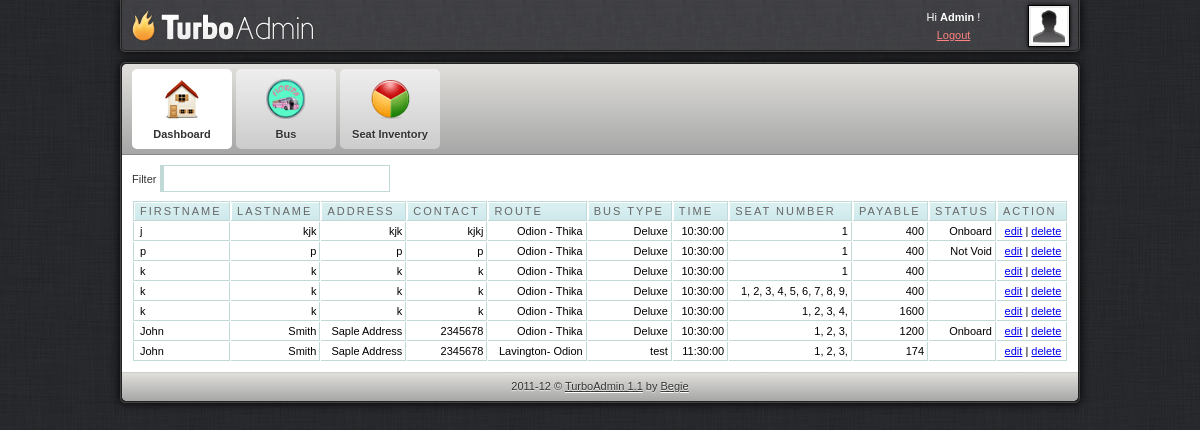
Screenshot of /admin/dashboard.php (signed in) with the database file from the repository.
### tables this page shows
CREATE TABLE `customer` (
  `id` int(11) NOT NULL,
  `fname` varchar(30) NOT NULL,
  `lname` varchar(30) NOT NULL,
  `contact` varchar(20) NOT NULL,
  `address` varchar(300) NOT NULL,
  `bus` varchar(30) NOT NULL,
  `transactionum` varchar(10) NOT NULL,
  `payable` varchar(11) NOT NULL,
  `status` varchar(100) NOT NULL,
  `setnumber` varchar(100) NOT NULL
);

CREATE TABLE `route` (
  `id` int(11) NOT NULL,
  `route` varchar(300) NOT NULL,
  `price` varchar(30) NOT NULL,
  `numseats` int(30) NOT NULL,
  `type` varchar(300) NOT NULL,
  `time` time NOT NULL
);

CREATE TABLE `reserve` (
  `id` int(11) NOT NULL,
  `date` varchar(11) NOT NULL,
  `bus` varchar(11) NOT NULL,
  `seat_reserve` varchar(11) NOT NULL,
  `transactionnum` varchar(10) NOT NULL,
  `seat` varchar(100) NOT NULL
);

### admin/dashboard.php (the view, shortened to what this page needs)
<html>
<head>
<link href="css/style.css" rel="stylesheet" type="text/css" />
<link rel="stylesheet" href="febe/style.css" type="text/css" media="screen" charset="utf-8">
<link href="src/facebox.css" media="screen" rel="stylesheet" type="text/css" />
</head>
<body>
	<div id="container">
		<div id="adminbar-outer" class="radius-bottom">
			<div id="adminbar" class="radius-bottom">
				<a id="logo" href="dashboard.php"></a>
				<div id="details">
					<a class="avatar" href="javascript: void(0)">
					<img width="36" height="36" alt="avatar" src="img/avatar.jpg">
					</a>
					<div class="tcenter">
					Hi
					<strong>Admin</strong>
					!
					<br>
					<a class="alightred" href="../index.php">Logout</a>
					</div>
				</div>
			</div>
		</div>
		<div id="panel-outer" class="radius" style="opacity: 1;">
			<div id="panel" class="radius">
				<ul class="radius-top clearfix" id="main-menu">
					<li>
						<a class="active" href="dashboard.php">
							<img alt="Dashboard" src="img/m-dashboard.png">
							<span>Dashboard</span>
						</a>
					</li>
					<li>
						<a href="route.php">
							<img alt="Statistics" src="img/m-custom.png">
							<span>Bus</span>
						</a>
					</li>
					<li>
						<a href="setinventory.php">
							<img alt="Statistics" src="img/m-statistics.png">
							<span>Seat Inventory</span>
						</a>
					</li>
				</ul>
				<div id="content" class="clearfix">
					<label for="filter">Filter</label> <input type="text" name="filter" value="" id="filter" />
					<table cellpadding="1" cellspacing="1" id="resultTable">
						<thead>
							<tr>
								<th  style="border-left: 1px solid #C1DAD7"> Firstname </th>
								<th> Lastname </th>
								<th> Address </th>
								<th> Contact </th>
								<th> Route </th>
								<th> Bus Type </th>
								<th> Time </th>
								<th> Seat Number </th>
								<th> Payable </th>
								<th> Status </th>
								<th> Action </th>
							</tr>
						</thead>
						<tbody>
						<?php
							include('../db.php');
							$result = mysqli_query($conn,"SELECT * FROM customer");
							while($row = mysqli_fetch_array($result))
								{
									echo '<tr class="record">';
									echo '<td style="border-left: 1px solid #C1DAD7;">'.$row['fname'].'</td>';
									echo '<td><div align="right">'.$row['lname'].'</div></td>';
									echo '<td><div align="right">'.$row['address'].'</div></td>';
									echo '<td><div align="right">'.$row['contact'].'</div></td>';
									$rrad=$row['bus'];
									$dddd=$row['transactionum'];
									$results = mysqli_query($conn,"SELECT * FROM route WHERE id='$rrad'");
									while($rows = mysqli_fetch_array($results))
										{
									echo '<td><div align="right">'.$rows['route'].'</div></td>';
									echo '<td><div align="right">'.$rows['type'].'</div></td>';
									echo '<td><div align="right">'.$rows['time'].'</div></td>';
										}
									$resulta = mysqli_query($conn,"SELECT * FROM reserve WHERE transactionnum='$dddd'");
									while($rowa = mysqli_fetch_array($resulta))
										{
									echo '<td><div align="right">'.$rowa['seat'].'</div></td>';
										}
									echo '<td><div align="right">'.$row['payable'].'</div></td>';
									echo '<td><div align="right">'.$row['status'].'</div></td>';
									echo '<td><div align="center"><a rel="facebox" href="editstatus.php?id='.$row['id'].'">edit</a> | <a href="#" id="'.$row['transactionum'].'" class="delbutton" title="Click To Delete">delete</a></div></td>';
									echo '</tr>';
								}
							?>
						</tbody>
					</table>
				</div>
				<div id="footer" class="radius-bottom">
					2011-12 ©
					<a class="afooter-link" href="">TurboAdmin 1.1</a>
					by
					<a class="afooter-link" href="">Begie</a>
				</div>
			</div>
		</div>
	</div>
</body>
</html>

### admin/css/style.css (style rules this page uses)
html, body { background: url("../img/bg.jpg") repeat scroll 0 0 #333333; color: #333333; font-family: Arial,Helvetica,sans-serif; font-size: 11px; line-height: 1.6; margin:0; }
#container { margin: 0 auto; width: 960px; }
#login-container-outer, #container #adminbar-outer, #container #panel-outer { border: 1px solid #444444; box-shadow: 0 0 10px #000000; }
#container #adminbar-outer { background: none repeat scroll 0 0 #403F44; border-top: medium none; margin: 0 0 10px; }
.radius-bottom { border-bottom-left-radius: 5px; border-bottom-right-radius: 5px; }
#login-container, #container #adminbar, #container #panel { border: 1px solid #222222; }
#container #adminbar { background: url("../img/alter-bg.jpg") repeat scroll left top transparent; border-top: medium none; height: 50px; }
.clearfix { clear:both; }
#container #adminbar a#logo { background: url("../img/logo.png") no-repeat scroll left top transparent; display: block; float: left; height: 50px; width: 200px; }
#container #adminbar #details { color: #FFFFFF; float: right; height: 34px; line-height: 18px; padding: 8px; width: 184px; }
#container #adminbar #details a.avatar { background-color: #EEEEEE; border: 1px solid #000000; box-shadow: 0 0 4px #000000; display: block; float: right; height: 36px; margin: -3px 0 0 7px; padding: 2px; width: 36px; }
.tcenter { text-align: center; }
a.alightred { color: #FF8181; }
.radius { border-radius: 5px 5px 5px 5px; }
#container #panel ul#main-menu, #container #panel #footer, #login-extra { background-color: #D5D5D5; background-image: linear-gradient(#E0DFDB, #A6A6A6); }
ul#main-menu { border-bottom: 1px solid #888888; list-style: none outside none; margin: 0; padding: 0 10px; }
.radius-top { border-top-left-radius: 5px; border-top-right-radius: 5px; }
ul#main-menu li { float: left; margin: 5px 4px 5px 0; }
ul#main-menu li a.active { background: none repeat scroll 0 0 #FFFFFF; text-shadow: 0 1px 1px #FFFFFF; }
ul#main-menu li a { background: linear-gradient(#EEEEEE, #CCCCCC) repeat scroll 0 0 #EEEEEE; border-radius: 5px 5px 5px 5px; color: #333333; display: block; font-weight: bold; height: 80px; line-height: 1px; position: relative; text-align: center; text-shadow: 0 1px 1px #EEEEEE; width: 100px; text-decoration:none; }
ul#main-menu li a img { height: 40px; padding: 10px 15px 5px; width: 40px; }
ul#main-menu li a span { display: block; line-height: 20px; padding: 0 0 5px; }
#container #content { padding: 10px; background-color:#ffffff; }
#container #footer { border-top: 1px solid #CCCCCC; color: #333333; margin: 0; padding: 5px; text-align: center; text-shadow: 0 1px 1px #EEEEEE; }
a.afooter-link { color: #333333; text-shadow: 0 1px 1px #FFFFFF; }

### admin/febe/style.css (style rules this page uses)
#resultTable { background-color: white; margin-top: 8px; width: 100%; color:#000000; }
#resultTable th.sortable { background: url("bg_header.jpg") no-repeat scroll 0 0 #CAE8EA; border-bottom: 1px solid #C1DAD7; border-right: 1px solid #C1DAD7; border-top: 1px solid #C1DAD7; color: #4F6B72; font: normal 11px "Trebuchet MS",Verdana,Arial,Helvetica,sans-serif; letter-spacing: 2px; padding: 3px 3px 3px 6px; text-align: left; text-transform: uppercase; color: #666; cursor: pointer; text-decoration: none; }
#resultTable th { background: url("bg_header.jpg") no-repeat scroll 0 0 #CAE8EA; border-bottom: 1px solid #C1DAD7; border-right: 1px solid #C1DAD7; border-top: 1px solid #C1DAD7; color: #4F6B72; font: normal 11px "Trebuchet MS",Verdana,Arial,Helvetica,sans-serif; letter-spacing: 2px; padding: 3px 3px 3px 6px; text-align: left; text-transform: uppercase; color: #666; cursor: pointer; text-decoration: none; }
#resultTable td { border-bottom: 1px solid #C1DAD7; border-right: 1px solid #C1DAD7; padding: 3px 3px 3px 6px; font: normal 11px "Trebuchet MS",Verdana,Arial,Helvetica,sans-serif; }
#resultTable td.odd { font: normal 11px "Trebuchet MS",Verdana,Arial,Helvetica,sans-serif; }
#filter { width: 230px; border: 1px solid #C1DAD7; border-left: 4px solid #C1DAD7; padding:5px; background-image:url('../images/filter.gif'); background-repeat:no-repeat; background-position: 3px 5px; padding-left:20px; }
.clearfix { clear:both; }

### rows the page displays
customer: fname "j", lname "kjk", address "kjk", contact "kjkj", payable "400", status "Onboard"
route: route "Odion - Thika", type "Deluxe", time "10:30:00"
reserve: seat "1"
customer: fname "p", lname "p", address "p", contact "p", payable "400", status "Not Void"
reserve: seat "1"
customer: fname "k", lname "k", address "k", contact "k", payable "400"
reserve: seat "1"
customer: fname "k", lname "k", address "k", contact "k", payable "400"
reserve: seat "1, 2, 3, 4, 5, 6, 7, 8, 9,"
customer: fname "k", lname "k", address "k", contact "k", payable "1600"
reserve: seat "1, 2, 3, 4,"
customer: fname "John", lname "Smith", address "Saple Address", contact "2345678", payable "1200", status "Onboard"
reserve: seat "1, 2, 3,"
customer: fname "John", lname "Smith", address "Saple Address", contact "2345678", payable "174"
route: route "Lavington- Odion", type "test", time "11:30:00"
reserve: seat "1, 2, 3,"
